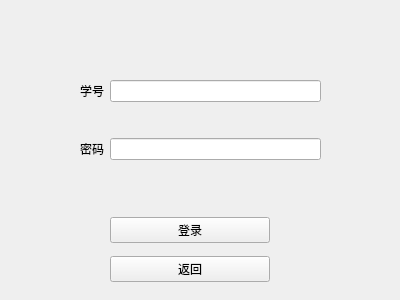
<?xml version="1.0" encoding="UTF-8"?>
<ui version="4.0">
 <class>login</class>
 <widget class="QWidget" name="login">
  <property name="geometry">
   <rect>
    <x>0</x>
    <y>0</y>
    <width>400</width>
    <height>300</height>
   </rect>
  </property>
  <property name="windowTitle">
   <string>Form</string>
  </property>
  <widget class="QWidget" name="gridLayoutWidget">
   <property name="geometry">
    <rect>
     <x>80</x>
     <y>50</y>
     <width>241</width>
     <height>141</height>
    </rect>
   </property>
   <layout class="QGridLayout" name="gridLayout">
    <item row="0" column="1">
     <widget class="QLineEdit" name="lineEdit"/>
    </item>
    <item row="1" column="1">
     <widget class="QLineEdit" name="lineEdit_2"/>
    </item>
    <item row="0" column="0">
     <widget class="QLabel" name="label">
      <property name="text">
       <string>学号</string>
      </property>
     </widget>
    </item>
    <item row="1" column="0">
     <widget class="QLabel" name="label_2">
      <property name="text">
       <string>密码</string>
      </property>
     </widget>
    </item>
   </layout>
  </widget>
  <widget class="QWidget" name="verticalLayoutWidget">
   <property name="geometry">
    <rect>
     <x>110</x>
     <y>210</y>
     <width>160</width>
     <height>80</height>
    </rect>
   </property>
   <layout class="QVBoxLayout" name="verticalLayout">
    <item>
     <widget class="QPushButton" name="login2">
      <property name="text">
       <string>登录</string>
      </property>
     </widget>
    </item>
    <item>
     <widget class="QPushButton" name="back">
      <property name="text">
       <string>返回</string>
      </property>
     </widget>
    </item>
   </layout>
  </widget>
 </widget>
 <resources/>
 <connections/>
</ui>
